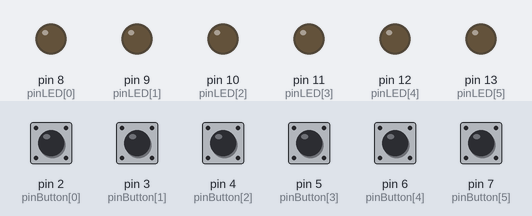
Recording of a sketch running on a simulated Arduino Uno, built with avr-gcc and run on an emulated ATmega328P. Shown: output pins drawn as LEDs (lit = HIGH). The inputs (shaded band) are chosen by the test bench; at power-on: pin 2 (pinButton[0]), pin 3 (pinButton[1]), pin 4 (pinButton[2]), pin 5 (pinButton[3]), pin 6 (pinButton[4]), pin 7 (pinButton[5]) LOW.

Above: at 1.2 s.
1.3 s: pin 2 (pinButton[0]) pulled HIGH for 0.15 s
At 1.7 s:
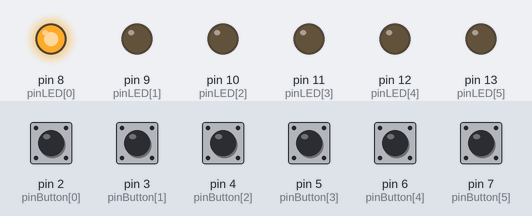
2.9 s: pin 3 (pinButton[1]) pulled HIGH for 0.15 s
At 4.1 s:
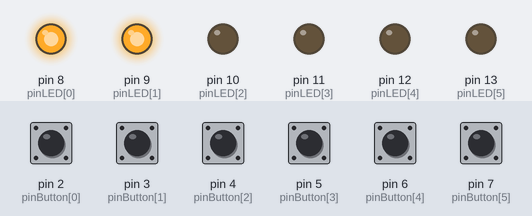
4.5 s: pin 4 (pinButton[2]) pulled HIGH for 0.15 s
At 5.4 s:
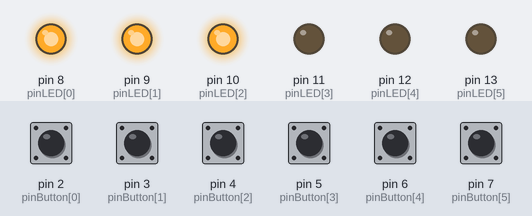
6.1 s: pin 5 (pinButton[3]) pulled HIGH for 0.15 s
At 6.6 s:
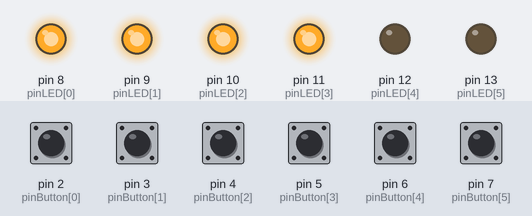
7.7 s: pin 6 (pinButton[4]) pulled HIGH for 0.15 s
At 8.9 s:
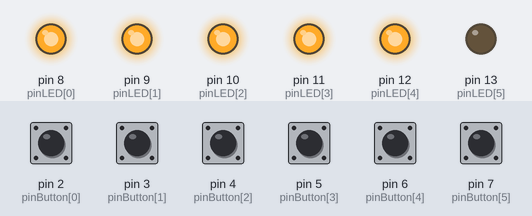
9.3 s: pin 7 (pinButton[5]) pulled HIGH for 0.15 s
At 10.2 s:
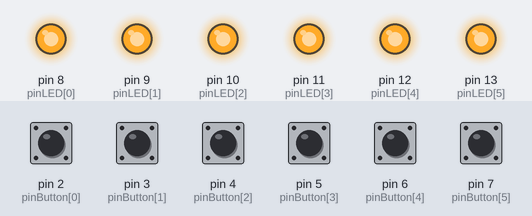
Timing chart, 0 to 11.9 s (numbered marks = the images above; inputs shaded):
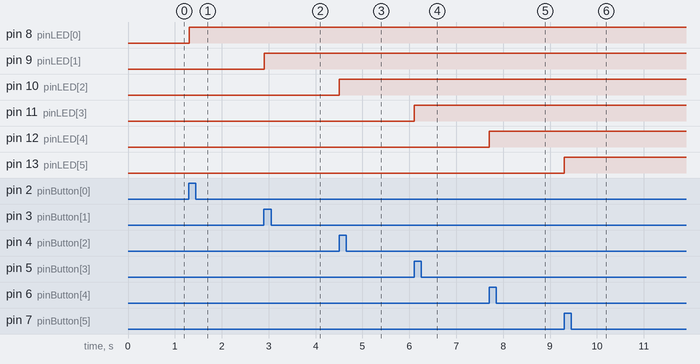

Measured:
- after the input at 1.3 s, pin 8 (pinLED[0]): LOW → HIGH at once
- after the input at 2.9 s, pin 9 (pinLED[1]): LOW → HIGH at once
- after the input at 4.5 s, pin 10 (pinLED[2]): LOW → HIGH at once
- after the input at 6.1 s, pin 11 (pinLED[3]): LOW → HIGH at once
- after the input at 7.7 s, pin 12 (pinLED[4]): LOW → HIGH at once
- after the input at 9.3 s, pin 13 (pinLED[5]): LOW → HIGH at once

The sketch:

HW3_2.ino
```cpp
const int pinLED[6] = {8, 9, 10, 11, 12, 13};
const int pinButton[6] = {2, 3, 4, 5, 6, 7};
boolean lastButton[6] = {LOW, LOW, LOW, LOW, LOW, LOW};
boolean currentButton[6] = {LOW, LOW, LOW, LOW, LOW, LOW};
boolean ledMode[6] = {LOW, LOW, LOW, LOW, LOW, LOW};

void setup() {
  pinMode(pinLED[0], OUTPUT);
  pinMode(pinLED[1], OUTPUT);
  pinMode(pinLED[2], OUTPUT);
  pinMode(pinLED[3], OUTPUT);
  pinMode(pinLED[4], OUTPUT);
  pinMode(pinLED[5], OUTPUT);
  pinMode(pinButton[0], INPUT);
  pinMode(pinButton[1], INPUT);
  pinMode(pinButton[2], INPUT);
  pinMode(pinButton[3], INPUT);
  pinMode(pinButton[4], INPUT);
  pinMode(pinButton[5], INPUT);
}

boolean debounce(boolean last, int pin) {
  boolean current = digitalRead(pin);
  if (current != last) {
    delay(5);
    current = digitalRead(pin);
  }
  return current;
}
void loop() {
  for (int i = 0; i < 6; i++) {
    currentButton[i] = debounce(lastButton[i], pinButton[i]);
  }
  for (int i = 0; i < 6; i++) {
    if (currentButton[i] == HIGH && lastButton[i] == LOW) {
      ledMode[i] = !ledMode[i];
    }
    lastButton[i] = currentButton[i];
    setMode(ledMode);
  }
}
void setMode(boolean A[]) {
  digitalWrite(pinLED[0],A[0]);
  digitalWrite(pinLED[1],A[1]);
  digitalWrite(pinLED[2],A[2]);
  digitalWrite(pinLED[3],A[3]);
  digitalWrite(pinLED[4],A[4]);
  digitalWrite(pinLED[5],A[5]);
}
```
